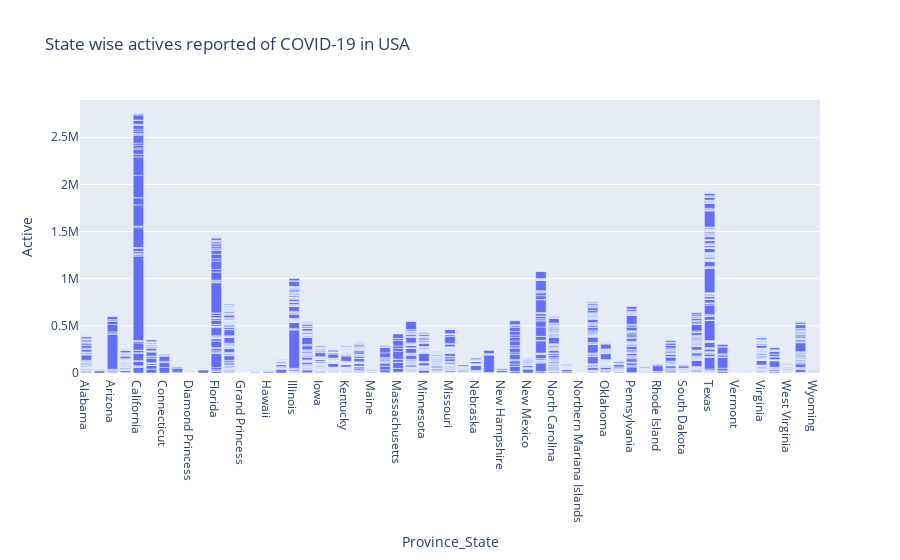

The notebook cell this image was saved under:
### Markdown cell above
### Plot Province/State Wise Active Cases in USA

### Code cell
#Filter Dataset
filtered_df = covid19_data[(covid19_data['Country_Region'] == 'US') & (covid19_data['Active'] > 0)]
#filtered_df = covid19_data[(covid19_data['Country_Region'] == 'US') & (covid19_data['Active'] > 0)].groupby('Province_State')['Active'].sum()

# Create a plot
fig = px.bar(filtered_df, x='Province_State', y='Active', 
            title="State wise actives reported of COVID-19 in USA")
fig.update_traces(textfont_size=12, textangle=0, textposition="outside", cliponaxis=False)

# Show the plot
fig.show()

### Figure 1 — Plotly figure (JSON) as saved in the notebook; plotly's stock layout.template omitted (floating-point values rounded to 4 significant figures; data arrays with more than 128 entries replaced by an {"elided": "..."} marker saying what was removed)
{"data": [{"alignmentgroup": "True", "cliponaxis": false, "hovertemplate": "Province_State=%{x}<br>Active=%{y}<extra></extra>", "legendgroup": "", "marker": {"color": "#636efa", "pattern": {"shape": ""}}, "name": "", "offsetgroup": "", "orientation": "v", "showlegend": false, "textangle": 0, "textfont": {"size": 12}, "textposition": "outside", "type": "bar", "x": {"elided": "3240 str values"}, "xaxis": "x", "y": {"elided": "3240 int values"}, "yaxis": "y"}], "layout": {"autosize": true, "barmode": "relative", "legend": {"tracegroupgap": 0}, "title": {"text": "State wise actives reported of COVID-19 in USA"}, "xaxis": {"anchor": "y", "autorange": true, "domain": [0, 1], "range": [-0.5, 56.5], "title": {"text": "Province_State"}, "type": "category"}, "yaxis": {"anchor": "x", "autorange": true, "domain": [0, 1], "range": [0, 2895000.0], "title": {"text": "Active"}, "type": "linear"}}}
